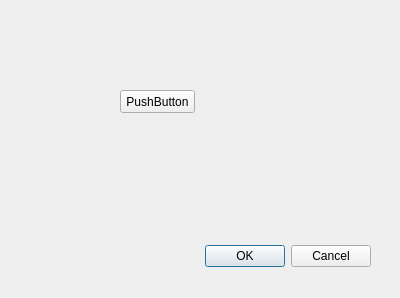
<?xml version="1.0" encoding="UTF-8"?>
<ui version="4.0">
 <class>Dialog</class>
 <widget class="QDialog" name="Dialog">
  <property name="geometry">
   <rect>
    <x>0</x>
    <y>0</y>
    <width>400</width>
    <height>298</height>
   </rect>
  </property>
  <property name="windowTitle">
   <string>Dialog</string>
  </property>
  <widget class="QDialogButtonBox" name="buttonBox">
   <property name="geometry">
    <rect>
     <x>30</x>
     <y>240</y>
     <width>341</width>
     <height>32</height>
    </rect>
   </property>
   <property name="orientation">
    <enum>Qt::Horizontal</enum>
   </property>
   <property name="standardButtons">
    <set>QDialogButtonBox::Cancel|QDialogButtonBox::Ok</set>
   </property>
  </widget>
  <widget class="QPushButton" name="pushButton">
   <property name="geometry">
    <rect>
     <x>120</x>
     <y>90</y>
     <width>75</width>
     <height>23</height>
    </rect>
   </property>
   <property name="text">
    <string>PushButton</string>
   </property>
  </widget>
 </widget>
 <resources/>
 <connections>
  <connection>
   <sender>buttonBox</sender>
   <signal>accepted()</signal>
   <receiver>Dialog</receiver>
   <slot>accept()</slot>
   <hints>
    <hint type="sourcelabel">
     <x>248</x>
     <y>254</y>
    </hint>
    <hint type="destinationlabel">
     <x>157</x>
     <y>274</y>
    </hint>
   </hints>
  </connection>
  <connection>
   <sender>buttonBox</sender>
   <signal>rejected()</signal>
   <receiver>Dialog</receiver>
   <slot>reject()</slot>
   <hints>
    <hint type="sourcelabel">
     <x>316</x>
     <y>260</y>
    </hint>
    <hint type="destinationlabel">
     <x>286</x>
     <y>274</y>
    </hint>
   </hints>
  </connection>
 </connections>
</ui>
